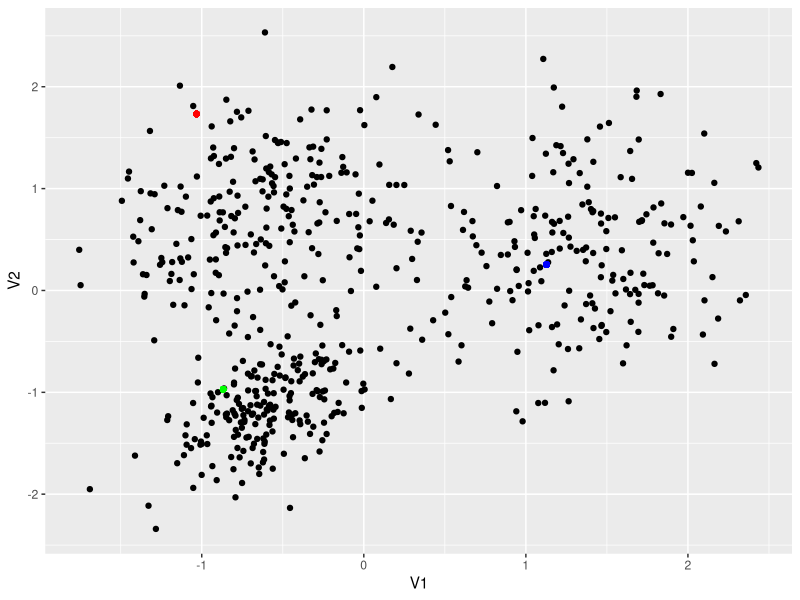
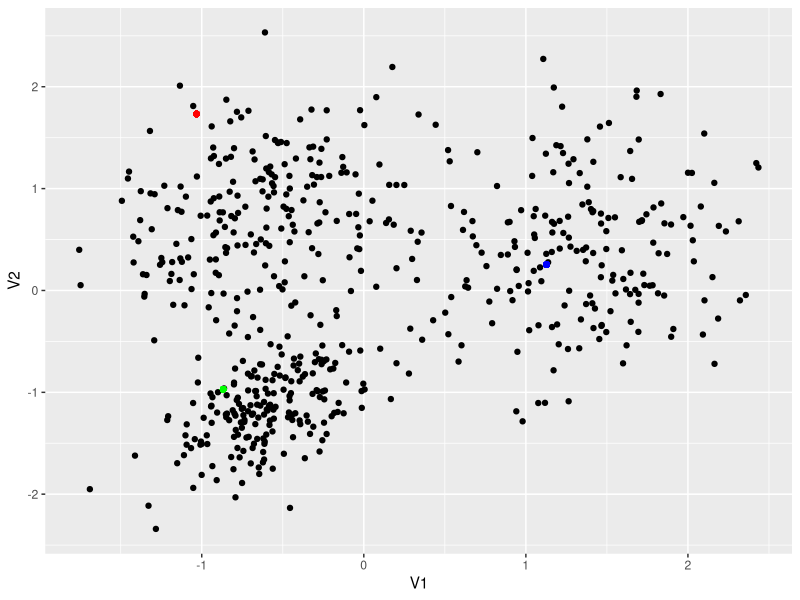
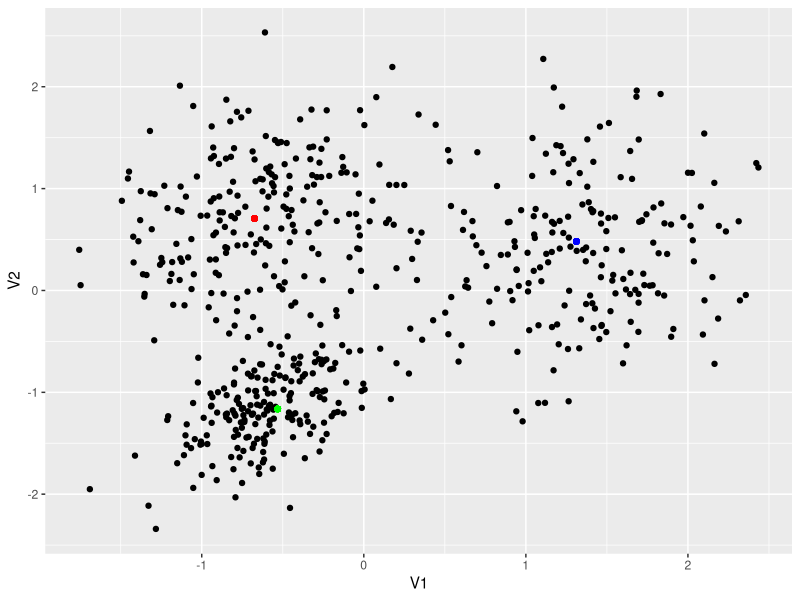
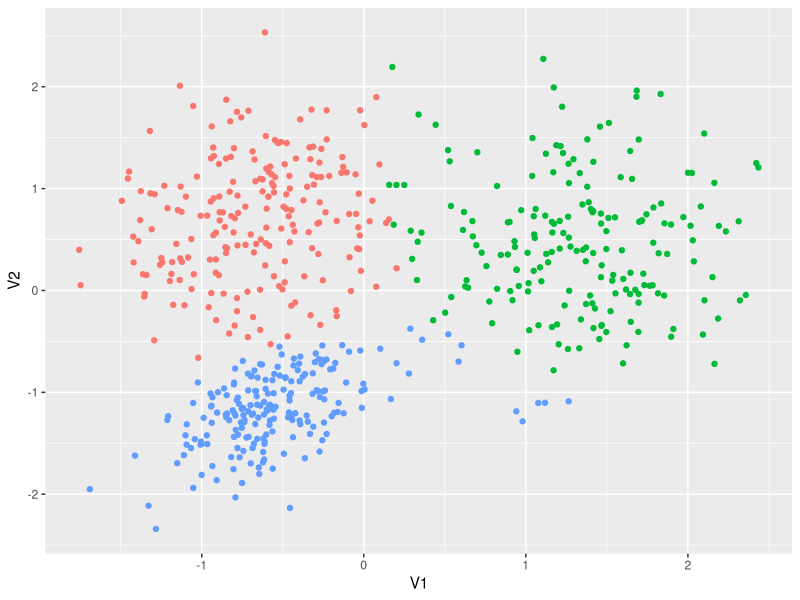

Here is the R script that generated these plots, in order:
## ---- chunk 1
library(MASS)
library(tidyverse)
# Data generation
set.seed(123123)
Sigma = matrix(c(1, 0.5, 0.5, 1), 2, 2)
x1 = mvrnorm(n = 200, mu = c(0 ,0), Sigma)
Sigma = matrix(c(2,0.5,0.5,2),2,2)
x2 = mvrnorm(n = 200, mu = c(0, 5), Sigma)
Sigma = matrix(c(3,0.5,0.5,3),2,2)
x3 = mvrnorm(n = 200, mu = c(6 ,4), Sigma)
xx =  rbind(x1, x2, x3)

# Standardize the data
standardize = function(col) {
  mean = mean(col)
  stdev = sd(col)
  return((col - mean)/stdev)
}

data = as.tibble(xx) %>% map_df(.x = ., standardize)
## ---- chunk 2
# something to calculate the objective function
calc.cluster.dist = function(point, clusters, assignments) {
  # Function to handle the inner loop
  
  # point is a row in the dataset
  # clusters is organized as an array of length 6
  # assignments is the hard assignments 
  # first two represent locations of first cluster... etc
  
  dist1 = assignments[1] * 
    sqrt((point$V1 - clusters[1])^2 + (point$V2 - clusters[2])^2)
  dist2 = assignments[2] * 
    sqrt((point$V1 - clusters[3])^2 + (point$V2 - clusters[4])^2)
  dist3 = assignments[3] * 
    sqrt((point$V1 - clusters[5])^2 + (point$V2 - clusters[6])^2)
  
  return(dist1 + dist2 + dist3)
}

# something to calculate the entire objective function
calc.obj = function(data, clusters, assignments) {
  total = 0
  for (i in 1:nrow(data)) {
    total = total + calc.cluster.dist(point = data[i,], 
                                      clusters = clusters,
                                      assignments = assignments)
  }
  return(total)
}

# calculate distances and assign a cluster
assign.cluster = function(point, clusters) {
  dist1 = sqrt((point$V1 - clusters[1])^2 + (point$V2 - clusters[2])^2)
  dist2 = sqrt((point$V1 - clusters[3])^2 + (point$V2 - clusters[4])^2)
  dist3 = sqrt((point$V1 - clusters[5])^2 + (point$V2 - clusters[6])^2)
  dists = c(dist1, dist2, dist3)
  min.dist = max(dists)
  r = ifelse(dists == min.dist, 1, 0)
  return(which(r == 1))
}

recalc.clusters = function(data, labels) {
  # Filter for the rows by the cluster they were assigned to
  label1.data = data[which(labels == 1),]
  label2.data = data[which(labels == 2),]
  label3.data = data[which(labels == 3),]
  
  return(c(
    cluster1.X = mean(label1.data$V1),
    cluster1.Y = mean(label1.data$V2),
    cluster2.X = mean(label2.data$V1),
    cluster2.Y = mean(label2.data$V2),
    cluster3.X = mean(label3.data$V1),
    cluster3.Y = mean(label3.data$V2)
  ))
}
## ---- chunk 3
set.seed(14110)
### Initialize clusters randomly
# establish bounds of the standardized data
min.V1 = min(data$V1)
max.V1 = max(data$V1)
min.V2 = min(data$V2)
max.V2 = max(data$V2)

init.clusters = c(
  cluster1.X = runif(1, min.V1, max.V1),
  cluster1.Y = runif(1, min.V2, max.V2),
  cluster2.X = runif(1, min.V1, max.V1),
  cluster2.Y = runif(1, min.V2, max.V2),
  cluster3.X = runif(1, min.V1, max.V1),
  cluster3.Y = runif(1, min.V2, max.V2)
)

# Do we have acceptable starting points 
ggplot(data = data, aes(x = V1, y = V2)) + 
  geom_point() +
  geom_point(aes(x = init.clusters[1], y = init.clusters[2]), color = "red") + 
  geom_point(aes(x = init.clusters[3], y = init.clusters[4]), color = "blue") + 
  geom_point(aes(x = init.clusters[5], y = init.clusters[6]), color = "green")
## ---- chunk 4
# welp here we go
maxiter = 14
i = 0
tol = 1e-5
clusters = init.clusters
cluster.path = NULL
diff.obj = Inf
old.obj = 0

# keep track of cluster paths
cluster.path = c(iter = 0, clusters)

while (i < maxiter) {
  i = i + 1
  label.vec = NULL
  for (j in 1:nrow(data)) {
    
    # Grab the point in the dataset
    point = data[j,]

    # Make the initial assignments and get labels
    label = assign.cluster(point = point, clusters = clusters)
    label.vec = c(label.vec, label) 

    # Now labels contains all of the group assignments
  }
  
  # must reassign clusters
  clusters = recalc.clusters(data = data, labels = label.vec)
  
  new.data = data %>% mutate(labels = factor(label.vec))
  
  # Add the clusters to the cluster tracker
  cluster.path = rbind(cluster.path, c(iter = i, clusters))
}

# Plot checks
ggplot(data = data, aes(x = V1, y = V2)) + 
  geom_point() +
  geom_point(aes(x = init.clusters[1], y = init.clusters[2]), color = "red") + 
  geom_point(aes(x = init.clusters[3], y = init.clusters[4]), color = "blue") + 
  geom_point(aes(x = init.clusters[5], y = init.clusters[6]), color = "green")

ggplot(data = data, aes(x = V1, y = V2)) + 
  geom_point() +
  geom_point(aes(x = clusters[1], y = clusters[2]), color = "red") + 
  geom_point(aes(x = clusters[3], y = clusters[4]), color = "blue") + 
  geom_point(aes(x = clusters[5], y = clusters[6]), color = "green")

ggplot(data = new.data, aes(x = V1, y = V2, color = labels)) + 
  geom_point() + theme(legend.position = "none")
